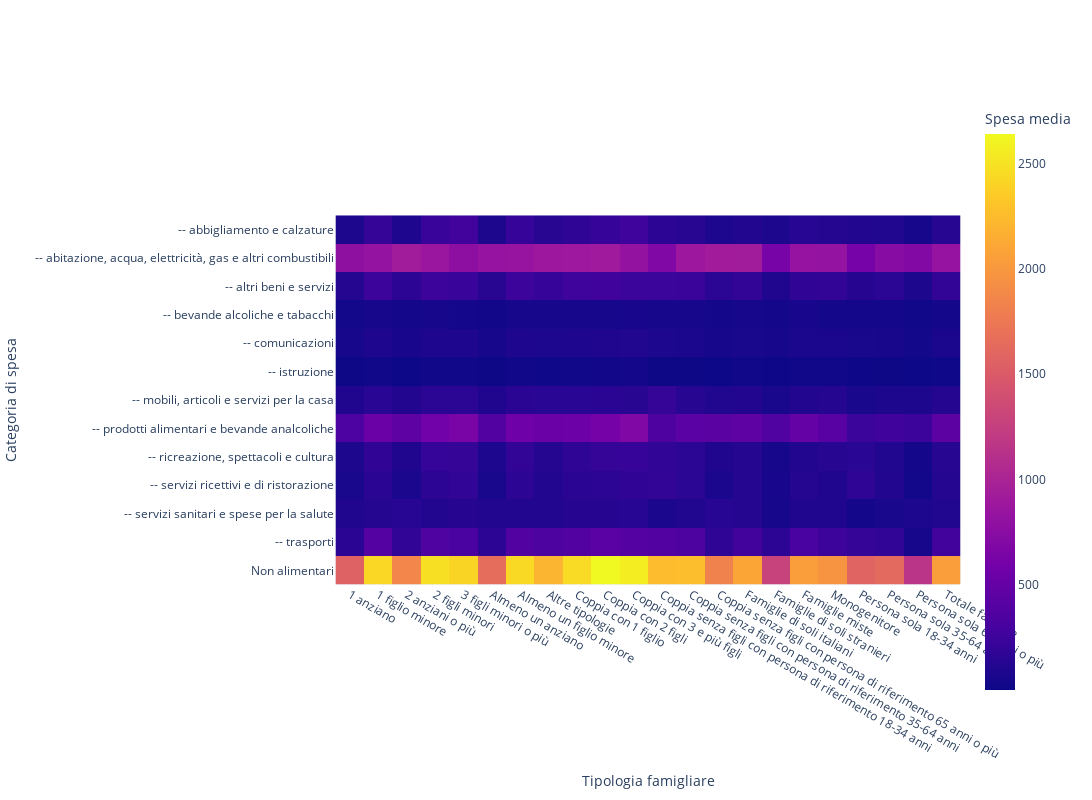

The code cell stored with this chart in its notebook:
### Code cell
mask = df2[(df2['Territorio']=='Italia') & (df2['Coicop (DESC)'].isin(macro_category_family)) & (~df2['Coicop (DESC)'].isin(['Totale']))].groupby(
    ['Anno', 'Coicop (DESC)', 'Tipologia famigliare']).mean('Spesa media')

heatmap_data = mask.pivot_table(
    index='Coicop (DESC)', 
    columns='Tipologia famigliare', 
    values='Spesa media', 
    aggfunc='mean'  # You can change the aggregation function as needed
).fillna(0)  # Fill NaN values with 0 for better heatmap visualization

# Now use Plotly Express to create the heatmap
fig = px.imshow(
    heatmap_data,
    labels=dict(
        x="Tipologia famigliare", 
        y="Categoria di spesa", 
        color="Spesa media"),
    x=heatmap_data.columns,
    y=heatmap_data.index
)



fig.update_layout(
    autosize=False,
    width=1200,  # Set the width as desired
    height=800   # Set the height as desired
)

fig.update_layout(
    margin=dict(t=100, b=100, l=100, r=100)  # Adjust the top, bottom, left, and right margins as needed
)

fig.show()

### Figure 1 — Plotly figure (JSON) as saved in the notebook; plotly's stock layout.template omitted (floating-point values rounded to 4 significant figures; data arrays with more than 128 entries replaced by an {"elided": "..."} marker saying what was removed)
{"data": [{"coloraxis": "coloraxis", "hovertemplate": "Tipologia famigliare: %{x}<br>Categoria di spesa: %{y}<br>Spesa media: %{z}<extra></extra>", "name": "0", "type": "heatmap", "x": ["1 anziano", "1 figlio minore", "2 anziani o più", "2 figli minori", "3 figli minori o più", "Almeno un anziano", "Almeno un figlio minore", "Altre tipologie", "Coppia con 1 figlio", "Coppia con 2 figli", "Coppia con 3 e più figli", "Coppia senza figli con persona di riferimento 18-34 anni", "Coppia senza figli con persona di riferimento 35-64 anni", "Coppia senza figli con persona di riferimento 65 anni o più", "Famiglie di soli italiani", "Famiglie di soli stranieri", "Famiglie miste", "Monogenitore", "Persona sola 18-34 anni", "Persona sola 35-64 anni", "Persona sola 65 anni o più", "Totale famiglie"], "xaxis": "x", "y": ["-- abbigliamento e calzature", "-- abitazione, acqua, elettricità, gas e altri combustibili", "-- altri beni e servizi", "-- bevande alcoliche e tabacchi", "-- comunicazioni", "-- istruzione", "-- mobili, articoli e servizi per la casa", "-- prodotti alimentari e bevande analcoliche", "-- ricreazione, spettacoli e cultura", "-- servizi ricettivi e di ristorazione", "-- servizi sanitari e spese per la salute", "-- trasporti", "Non alimentari"], "yaxis": "y", "z": {"elided": "13x22 float values"}}], "layout": {"autosize": false, "coloraxis": {"colorbar": {"title": {"text": "Spesa media"}}, "colorscale": [[0, "#0d0887"], [0.1111, "#46039f"], [0.2222, "#7201a8"], [0.3333, "#9c179e"], [0.4444, "#bd3786"], [0.5556, "#d8576b"], [0.6667, "#ed7953"], [0.7778, "#fb9f3a"], [0.8889, "#fdca26"], [1, "#f0f921"]]}, "height": 800, "margin": {"b": 100, "l": 100, "r": 100, "t": 100}, "width": 1200, "xaxis": {"anchor": "y", "constrain": "domain", "domain": [0, 1], "scaleanchor": "y", "title": {"text": "Tipologia famigliare"}}, "yaxis": {"anchor": "x", "autorange": "reversed", "constrain": "domain", "domain": [0, 1], "title": {"text": "Categoria di spesa"}}}}
